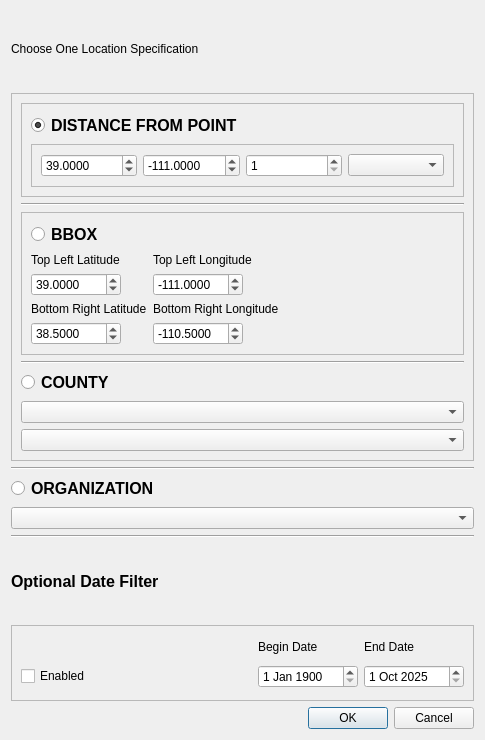
<?xml version="1.0" encoding="UTF-8"?>
<ui version="4.0">
 <class>WQPDiag</class>
 <widget class="QDialog" name="WQPDiag">
  <property name="geometry">
   <rect>
    <x>0</x>
    <y>0</y>
    <width>485</width>
    <height>740</height>
   </rect>
  </property>
  <property name="windowTitle">
   <string>Dialog</string>
  </property>
  <layout class="QVBoxLayout" name="verticalLayout">
   <item>
    <widget class="QLabel" name="label_9">
     <property name="text">
      <string>Choose One Location Specification</string>
     </property>
    </widget>
   </item>
   <item>
    <widget class="QFrame" name="frame_2">
     <property name="frameShape">
      <enum>QFrame::StyledPanel</enum>
     </property>
     <property name="frameShadow">
      <enum>QFrame::Raised</enum>
     </property>
     <layout class="QVBoxLayout" name="verticalLayout_2">
      <item>
       <widget class="QFrame" name="frame_5">
        <property name="frameShape">
         <enum>QFrame::StyledPanel</enum>
        </property>
        <property name="frameShadow">
         <enum>QFrame::Raised</enum>
        </property>
        <layout class="QVBoxLayout" name="verticalLayout_4">
         <item>
          <widget class="QRadioButton" name="wqpdistbutton">
           <property name="font">
            <font>
             <pointsize>12</pointsize>
             <weight>75</weight>
             <bold>true</bold>
            </font>
           </property>
           <property name="text">
            <string>DISTANCE FROM POINT</string>
           </property>
           <property name="checked">
            <bool>true</bool>
           </property>
           <attribute name="buttonGroup">
            <string notr="true">buttonGroup</string>
           </attribute>
          </widget>
         </item>
         <item>
          <widget class="QFrame" name="frame_6">
           <property name="minimumSize">
            <size>
             <width>0</width>
             <height>20</height>
            </size>
           </property>
           <property name="maximumSize">
            <size>
             <width>16777215</width>
             <height>50</height>
            </size>
           </property>
           <property name="frameShape">
            <enum>QFrame::StyledPanel</enum>
           </property>
           <property name="frameShadow">
            <enum>QFrame::Raised</enum>
           </property>
           <layout class="QHBoxLayout" name="horizontalLayout">
            <item>
             <widget class="QDoubleSpinBox" name="wqpypnt">
              <property name="decimals">
               <number>4</number>
              </property>
              <property name="maximum">
               <double>90.000000000000000</double>
              </property>
              <property name="singleStep">
               <double>0.100000000000000</double>
              </property>
              <property name="stepType">
               <enum>QAbstractSpinBox::DefaultStepType</enum>
              </property>
              <property name="value">
               <double>39.000000000000000</double>
              </property>
             </widget>
            </item>
            <item>
             <widget class="QDoubleSpinBox" name="wqpxpnt">
              <property name="decimals">
               <number>4</number>
              </property>
              <property name="minimum">
               <double>-180.000000000000000</double>
              </property>
              <property name="maximum">
               <double>180.000000000000000</double>
              </property>
              <property name="singleStep">
               <double>0.100000000000000</double>
              </property>
              <property name="stepType">
               <enum>QAbstractSpinBox::DefaultStepType</enum>
              </property>
              <property name="value">
               <double>-111.000000000000000</double>
              </property>
             </widget>
            </item>
            <item>
             <widget class="QSpinBox" name="distancespin">
              <property name="minimum">
               <number>1</number>
              </property>
              <property name="maximum">
               <number>100</number>
              </property>
             </widget>
            </item>
            <item>
             <widget class="QComboBox" name="distunitcombo"/>
            </item>
           </layout>
          </widget>
         </item>
        </layout>
       </widget>
      </item>
      <item>
       <widget class="Line" name="line_4">
        <property name="orientation">
         <enum>Qt::Horizontal</enum>
        </property>
       </widget>
      </item>
      <item>
       <widget class="QFrame" name="frame">
        <property name="maximumSize">
         <size>
          <width>16777215</width>
          <height>200</height>
         </size>
        </property>
        <property name="frameShape">
         <enum>QFrame::StyledPanel</enum>
        </property>
        <property name="frameShadow">
         <enum>QFrame::Raised</enum>
        </property>
        <layout class="QFormLayout" name="formLayout">
         <item row="1" column="0">
          <widget class="QRadioButton" name="radioButton">
           <property name="font">
            <font>
             <pointsize>12</pointsize>
             <weight>75</weight>
             <bold>true</bold>
            </font>
           </property>
           <property name="text">
            <string>BBOX</string>
           </property>
           <attribute name="buttonGroup">
            <string notr="true">buttonGroup</string>
           </attribute>
          </widget>
         </item>
         <item row="3" column="0">
          <widget class="QLabel" name="label_3">
           <property name="text">
            <string>Top Left Latitude</string>
           </property>
          </widget>
         </item>
         <item row="3" column="1">
          <widget class="QLabel" name="label_4">
           <property name="text">
            <string>Top Left Longitude</string>
           </property>
          </widget>
         </item>
         <item row="4" column="0">
          <widget class="QDoubleSpinBox" name="bbtoplat">
           <property name="minimumSize">
            <size>
             <width>90</width>
             <height>0</height>
            </size>
           </property>
           <property name="maximumSize">
            <size>
             <width>90</width>
             <height>16777215</height>
            </size>
           </property>
           <property name="decimals">
            <number>4</number>
           </property>
           <property name="minimum">
            <double>-90.000000000000000</double>
           </property>
           <property name="maximum">
            <double>90.000000000000000</double>
           </property>
           <property name="singleStep">
            <double>0.100000000000000</double>
           </property>
           <property name="value">
            <double>39.000000000000000</double>
           </property>
          </widget>
         </item>
         <item row="4" column="1">
          <widget class="QDoubleSpinBox" name="bbtoplon">
           <property name="maximumSize">
            <size>
             <width>90</width>
             <height>16777215</height>
            </size>
           </property>
           <property name="decimals">
            <number>4</number>
           </property>
           <property name="minimum">
            <double>-180.000000000000000</double>
           </property>
           <property name="maximum">
            <double>180.000000000000000</double>
           </property>
           <property name="singleStep">
            <double>0.100000000000000</double>
           </property>
           <property name="stepType">
            <enum>QAbstractSpinBox::DefaultStepType</enum>
           </property>
           <property name="value">
            <double>-111.000000000000000</double>
           </property>
          </widget>
         </item>
         <item row="7" column="0">
          <widget class="QLabel" name="label">
           <property name="text">
            <string>Bottom Right Latitude</string>
           </property>
          </widget>
         </item>
         <item row="7" column="1">
          <widget class="QLabel" name="label_2">
           <property name="text">
            <string>Bottom Right Longitude</string>
           </property>
          </widget>
         </item>
         <item row="8" column="0">
          <widget class="QDoubleSpinBox" name="bbbotlat">
           <property name="minimumSize">
            <size>
             <width>90</width>
             <height>0</height>
            </size>
           </property>
           <property name="maximumSize">
            <size>
             <width>90</width>
             <height>16777214</height>
            </size>
           </property>
           <property name="decimals">
            <number>4</number>
           </property>
           <property name="minimum">
            <double>-90.000000000000000</double>
           </property>
           <property name="maximum">
            <double>90.000000000000000</double>
           </property>
           <property name="singleStep">
            <double>0.100000000000000</double>
           </property>
           <property name="value">
            <double>38.500000000000000</double>
           </property>
          </widget>
         </item>
         <item row="8" column="1">
          <widget class="QDoubleSpinBox" name="bbbotlon">
           <property name="maximumSize">
            <size>
             <width>90</width>
             <height>16777215</height>
            </size>
           </property>
           <property name="decimals">
            <number>4</number>
           </property>
           <property name="minimum">
            <double>-180.000000000000000</double>
           </property>
           <property name="maximum">
            <double>180.000000000000000</double>
           </property>
           <property name="singleStep">
            <double>0.100000000000000</double>
           </property>
           <property name="stepType">
            <enum>QAbstractSpinBox::DefaultStepType</enum>
           </property>
           <property name="value">
            <double>-110.500000000000000</double>
           </property>
          </widget>
         </item>
        </layout>
       </widget>
      </item>
      <item>
       <widget class="Line" name="line">
        <property name="orientation">
         <enum>Qt::Horizontal</enum>
        </property>
       </widget>
      </item>
      <item>
       <widget class="QRadioButton" name="radioButton_2">
        <property name="font">
         <font>
          <pointsize>12</pointsize>
          <weight>75</weight>
          <bold>true</bold>
         </font>
        </property>
        <property name="text">
         <string>COUNTY</string>
        </property>
        <attribute name="buttonGroup">
         <string notr="true">buttonGroup</string>
        </attribute>
       </widget>
      </item>
      <item>
       <widget class="QComboBox" name="statecombo"/>
      </item>
      <item>
       <widget class="QComboBox" name="countycombo"/>
      </item>
     </layout>
    </widget>
   </item>
   <item>
    <widget class="Line" name="line_2">
     <property name="orientation">
      <enum>Qt::Horizontal</enum>
     </property>
    </widget>
   </item>
   <item>
    <widget class="QRadioButton" name="radioButton_3">
     <property name="font">
      <font>
       <pointsize>12</pointsize>
       <weight>75</weight>
       <bold>true</bold>
      </font>
     </property>
     <property name="text">
      <string>ORGANIZATION</string>
     </property>
     <attribute name="buttonGroup">
      <string notr="true">buttonGroup</string>
     </attribute>
    </widget>
   </item>
   <item>
    <widget class="QComboBox" name="orgcombo">
     <property name="currentText">
      <string/>
     </property>
    </widget>
   </item>
   <item>
    <widget class="Line" name="line_3">
     <property name="orientation">
      <enum>Qt::Horizontal</enum>
     </property>
    </widget>
   </item>
   <item>
    <widget class="QLabel" name="label_10">
     <property name="font">
      <font>
       <pointsize>12</pointsize>
       <weight>75</weight>
       <bold>true</bold>
      </font>
     </property>
     <property name="text">
      <string>Optional Date Filter</string>
     </property>
    </widget>
   </item>
   <item>
    <widget class="QFrame" name="frame_4">
     <property name="frameShape">
      <enum>QFrame::StyledPanel</enum>
     </property>
     <property name="frameShadow">
      <enum>QFrame::Raised</enum>
     </property>
     <layout class="QGridLayout" name="gridLayout">
      <item row="0" column="2">
       <widget class="QLabel" name="label_12">
        <property name="maximumSize">
         <size>
          <width>100</width>
          <height>20</height>
         </size>
        </property>
        <property name="text">
         <string>End Date</string>
        </property>
       </widget>
      </item>
      <item row="1" column="1">
       <widget class="QDateEdit" name="wqpbegdate">
        <property name="maximumSize">
         <size>
          <width>100</width>
          <height>50</height>
         </size>
        </property>
        <property name="dateTime">
         <datetime>
          <hour>0</hour>
          <minute>0</minute>
          <second>0</second>
          <year>1900</year>
          <month>1</month>
          <day>1</day>
         </datetime>
        </property>
        <property name="maximumDateTime">
         <datetime>
          <hour>23</hour>
          <minute>59</minute>
          <second>59</second>
          <year>2500</year>
          <month>12</month>
          <day>31</day>
         </datetime>
        </property>
        <property name="minimumDateTime">
         <datetime>
          <hour>0</hour>
          <minute>0</minute>
          <second>0</second>
          <year>1850</year>
          <month>9</month>
          <day>14</day>
         </datetime>
        </property>
       </widget>
      </item>
      <item row="0" column="1">
       <widget class="QLabel" name="label_11">
        <property name="maximumSize">
         <size>
          <width>100</width>
          <height>20</height>
         </size>
        </property>
        <property name="text">
         <string>Begin Date</string>
        </property>
       </widget>
      </item>
      <item row="1" column="2">
       <widget class="QDateEdit" name="wqpenddate">
        <property name="maximumSize">
         <size>
          <width>100</width>
          <height>50</height>
         </size>
        </property>
        <property name="minimumDateTime">
         <datetime>
          <hour>0</hour>
          <minute>0</minute>
          <second>0</second>
          <year>1800</year>
          <month>9</month>
          <day>14</day>
         </datetime>
        </property>
        <property name="maximumDate">
         <date>
          <year>2500</year>
          <month>12</month>
          <day>31</day>
         </date>
        </property>
        <property name="date">
         <date>
          <year>2025</year>
          <month>10</month>
          <day>1</day>
         </date>
        </property>
       </widget>
      </item>
      <item row="1" column="0">
       <widget class="QCheckBox" name="wqpdatecheckbox">
        <property name="text">
         <string>Enabled</string>
        </property>
       </widget>
      </item>
     </layout>
    </widget>
   </item>
   <item>
    <widget class="QDialogButtonBox" name="buttonBox">
     <property name="orientation">
      <enum>Qt::Horizontal</enum>
     </property>
     <property name="standardButtons">
      <set>QDialogButtonBox::Cancel|QDialogButtonBox::Ok</set>
     </property>
    </widget>
   </item>
  </layout>
 </widget>
 <resources/>
 <connections>
  <connection>
   <sender>buttonBox</sender>
   <signal>accepted()</signal>
   <receiver>WQPDiag</receiver>
   <slot>accept()</slot>
   <hints>
    <hint type="sourcelabel">
     <x>248</x>
     <y>254</y>
    </hint>
    <hint type="destinationlabel">
     <x>157</x>
     <y>274</y>
    </hint>
   </hints>
  </connection>
  <connection>
   <sender>buttonBox</sender>
   <signal>rejected()</signal>
   <receiver>WQPDiag</receiver>
   <slot>reject()</slot>
   <hints>
    <hint type="sourcelabel">
     <x>316</x>
     <y>260</y>
    </hint>
    <hint type="destinationlabel">
     <x>286</x>
     <y>274</y>
    </hint>
   </hints>
  </connection>
 </connections>
 <buttongroups>
  <buttongroup name="buttonGroup"/>
 </buttongroups>
</ui>
